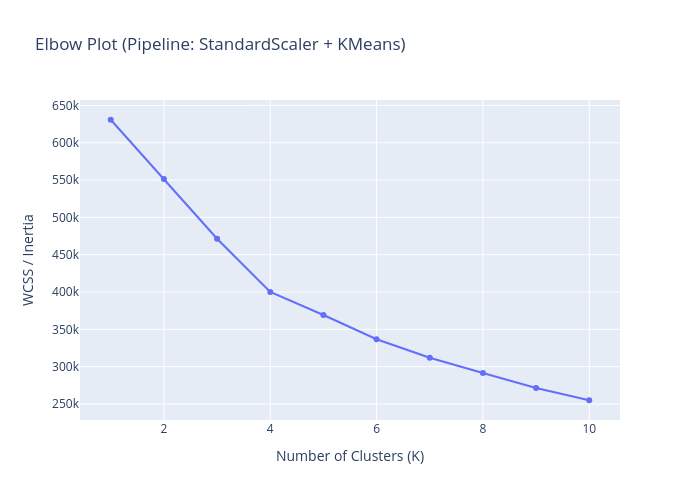

Notebook cell for this chart:
### Code cell
# Elbow 

K_values = list(range(1, 11))
wcss = []

for k in K_values:
    pipe.set_params(kmeans__n_clusters=k)
    pipe.fit(X)
    inertia = pipe["kmeans"].inertia_
    wcss.append(inertia)


fig = px.line(
    x=K_values,
    y=wcss,
    markers=True,
    title="Elbow Plot (Pipeline: StandardScaler + KMeans)",
    labels={"x": "Number of Clusters (K)", "y": "WCSS / Inertia"}
)

fig.update_layout(height=500, width=700)
fig.show()

### Figure 1 — Plotly figure (JSON) as saved in the notebook; plotly's stock layout.template omitted (floating-point values rounded to 4 significant figures)
{"data": [{"hovertemplate": "Number of Clusters (K)=%{x}<br>WCSS / Inertia=%{y}<extra></extra>", "legendgroup": "", "line": {"color": "#636efa", "dash": "solid"}, "marker": {"symbol": "circle"}, "mode": "lines+markers", "name": "", "orientation": "v", "showlegend": false, "type": "scatter", "x": [1, 2, 3, 4, 5, 6, 7, 8, 9, 10], "xaxis": "x", "y": [630900.0, 551400.0, 471400.0, 400200.0, 369200.0, 336800.0, 311900.0, 291500.0, 271500.0, 255000.0], "yaxis": "y"}], "layout": {"height": 500, "legend": {"tracegroupgap": 0}, "title": {"text": "Elbow Plot (Pipeline: StandardScaler + KMeans)"}, "width": 700, "xaxis": {"anchor": "y", "domain": [0, 1], "title": {"text": "Number of Clusters (K)"}}, "yaxis": {"anchor": "x", "domain": [0, 1], "title": {"text": "WCSS / Inertia"}}}}
